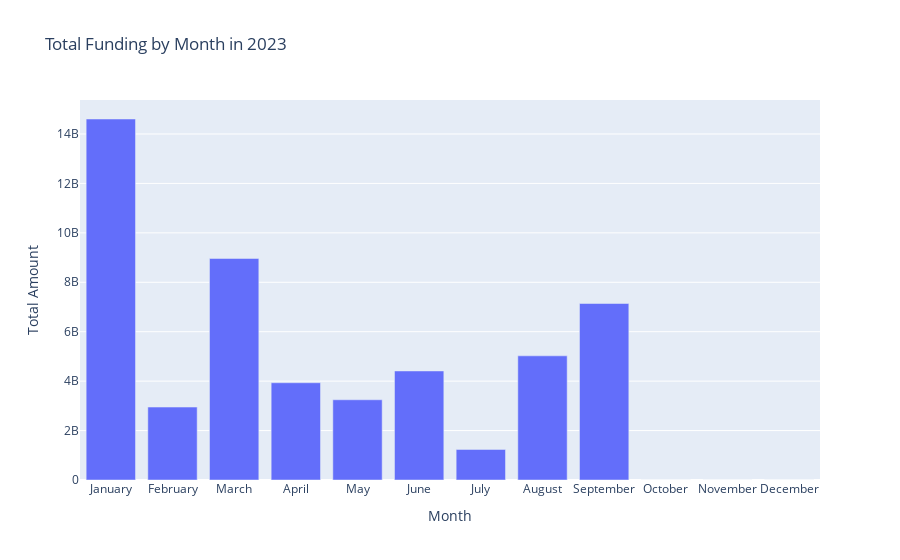

Write notebook code for a chart like this one.
### Markdown cell above
Create a vertical bar chart showing total funding by month.
The highest total was in January, while the lowest was in July. There was a slowdown during the summer period, but it seems to be recovering in September, which is the last month in the data.

### Code cell
month_order = ['January', 'February', 'March', 'April', 'May', 'June', 'July', 'August', 'September', 'October', 'November', 'December']
df['Month Name'] = pd.Categorical(df['Month Name'], categories=month_order, ordered=True)
df = df.sort_values('Month Name')
px.bar(data_frame=df[['Month Name', 'Amount']].groupby(by='Month Name').sum().reset_index(), x='Month Name', y='Amount',
      labels={'Amount': 'Total Amount', 'Month Name': 'Month'},
      title = 'Total Funding by Month in 2023')

### Figure 1 — Plotly figure (JSON) as saved in the notebook; plotly's stock layout.template omitted (floating-point values rounded to 4 significant figures)
{"data": [{"alignmentgroup": "True", "hovertemplate": "Month=%{x}<br>Total Amount=%{y}<extra></extra>", "legendgroup": "", "marker": {"color": "#636efa", "pattern": {"shape": ""}}, "name": "", "offsetgroup": "", "orientation": "v", "showlegend": false, "textposition": "auto", "type": "bar", "x": ["January", "February", "March", "April", "May", "June", "July", "August", "September", "October", "November", "December"], "xaxis": "x", "y": [14606900000, 2951000000, 8964000000, 3934500000, 3245700000, 4412000000, 1236000000, 5024000000, 7141000000, 0, 0, 0], "yaxis": "y"}], "layout": {"barmode": "relative", "legend": {"tracegroupgap": 0}, "title": {"text": "Total Funding by Month in 2023"}, "xaxis": {"anchor": "y", "domain": [0, 1], "title": {"text": "Month"}}, "yaxis": {"anchor": "x", "domain": [0, 1], "title": {"text": "Total Amount"}}}}
